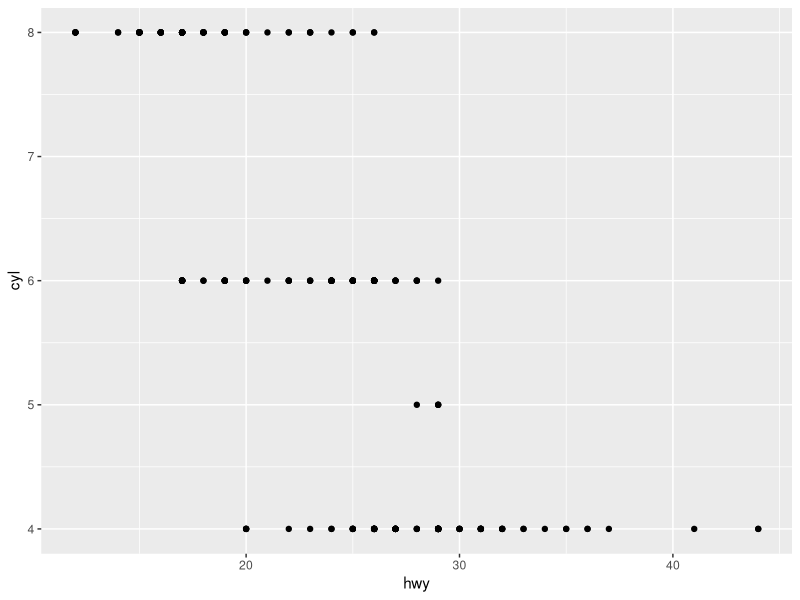
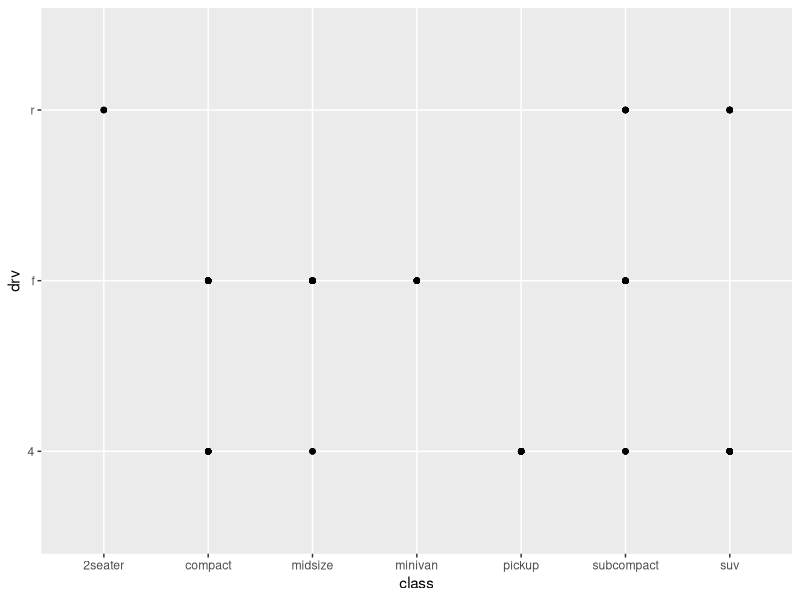
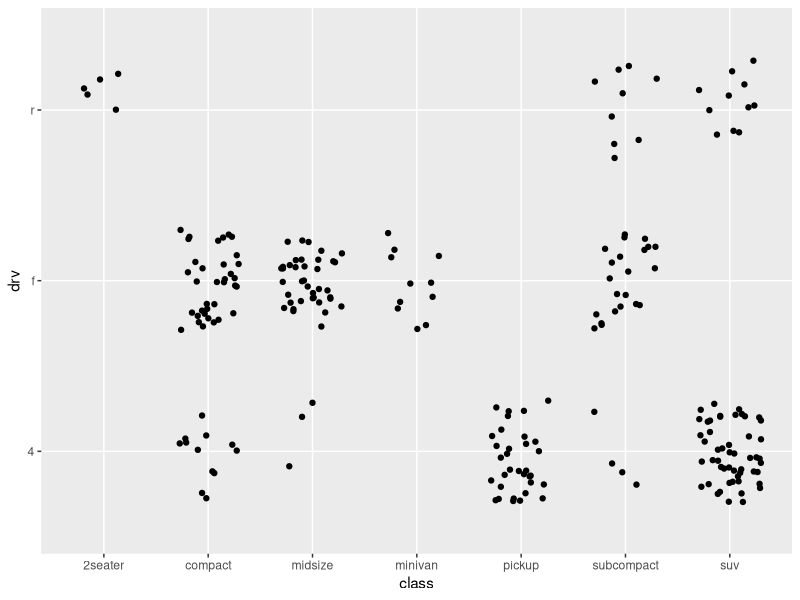

The R script that drew these images, in order:
## ---- chunk 1
library(tidyverse) 
## ---- chunk 2
ggplot(data = mpg) +
  geom_point(mapping = aes(x = hwy, y = cyl))
## ---- chunk 3
ggplot(data = mpg) +
  geom_point(mapping = aes(x = class, y = drv))
## ---- chunk 4
ggplot(data = mpg) +
  geom_jitter(mapping = aes(x = class, y = drv), width = 0.30, height = 0.30)
